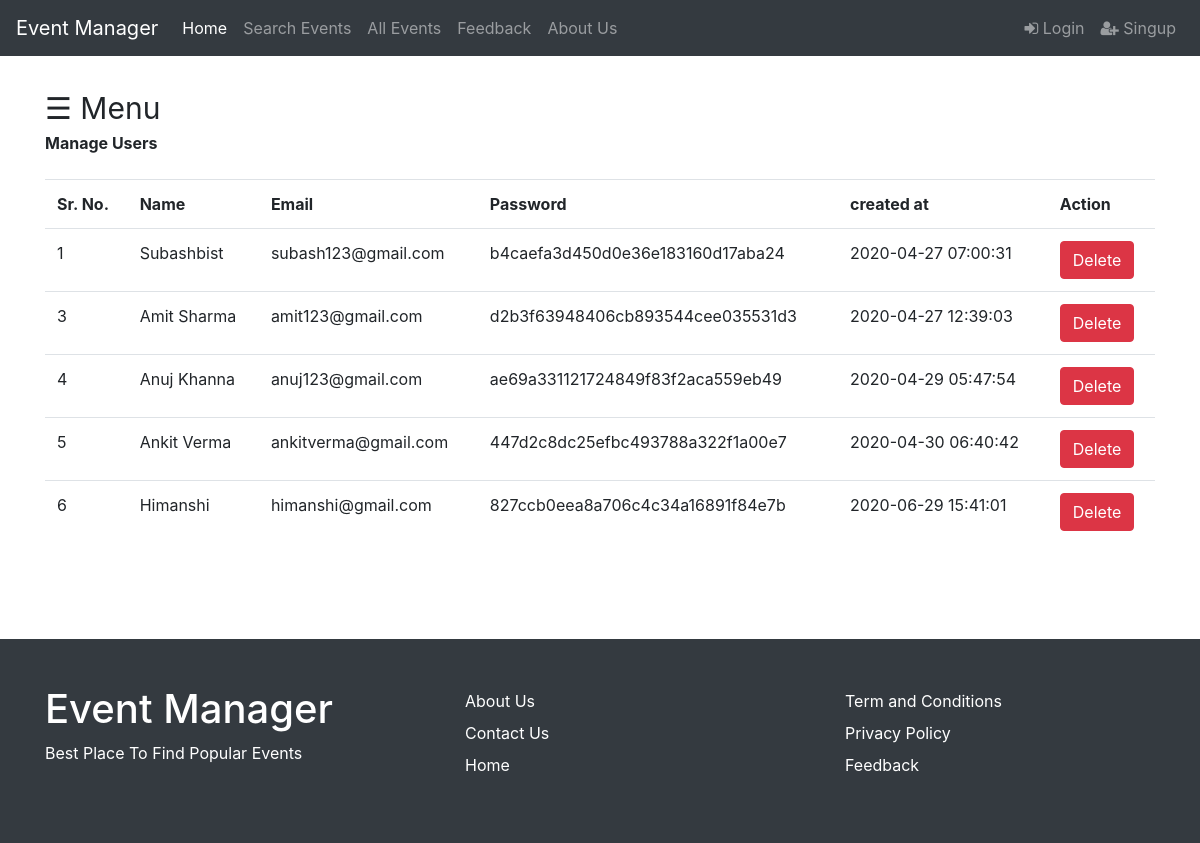
Screenshot of /admin/usermanage.php (signed in) with the database file from the repository.
### tables this page shows
CREATE TABLE `user` (
  `user_id` int(11) NOT NULL,
  `user_name` varchar(255) NOT NULL,
  `user_pass` varchar(255) NOT NULL,
  `user_email` varchar(255) NOT NULL,
  `user_contact` varchar(50) NOT NULL,
  `user_address` text NOT NULL,
  `created_at` timestamp NOT NULL DEFAULT current_timestamp()
);

### config/function.php (called while the page is built, shortened)
<?php
function getUser($userid=null)
{
	$data = array();
	if(! empty($userid))
	{
		$user_sql = "SELECT * FROM user WHERE user_id='$userid'";
	}else
	{
		$user_sql = "SELECT * FROM user";
	}
	$conn = new Dbconnect();
	$db = $conn->dbmsConnect();
	$user_result = $db->query($user_sql);
	if($user_result->num_rows > 0 )
	{
		while($user = $user_result->fetch_assoc())
		{
			$data[] = $user;
 		}
	}
	return $data;
}
?>

### admin/usermanage.php (the view, shortened to what this page needs)
<?php
      include('../layout/header.php');
	  include('../config/function.php');
	  	$user_list = getUser($userid=null)
?>
	<div class="container">
		<div class="row">
			<div class="col-md-12">
				<section class="mt-30">
					<?php include('sidebar.php'); ?>
					<div id="main">
						<span><b>Manage Users</b></span>
						<br>
						<br>
						<table class="table">
							<tr>
								<th>Sr. No.</th>
								<th>Name</th>
								<th>Email</th>
								<th>Password</th>
								<th>created at</th>
								<th>Action</th>
							</tr>
							<?php foreach($user_list as $user) { ?>
							<tr>
								<td><?php echo $user['user_id']; ?></td>
								<td><?php echo $user['user_name']; ?></td>
								<td><?php echo $user['user_email']; ?></td>
								<td><?php echo $user['user_pass']; ?></td>
								<td><?php echo $user['created_at']; ?></td>
								<td>
									<a href="usermanage.php?action=delete_user&userid=<?php echo $user['user_id']; ?>" class="btn btn-danger">Delete</a>
								</td>
							</tr>
							<?php  } ?>
						</table>
					</div>
				</section>
			</div>
		</div>
	</div>
<?php include('../layout/footer.php'); ?>

### assets/css/custom.css (style rules this page uses)
body { margin: 0; padding: 0; }
section { padding-bottom: 80px; }
.mt-30 { margin-top: 30px; }

### rows the page displays
user: user_id "1", user_name "Subashbist", user_email "subash123@gmail.com", user_pass "b4caefa3d450d0e36e183160d17aba24", created_at "2020-04-27 07:00:31"
user: user_id "3", user_name "Amit Sharma", user_email "amit123@gmail.com", user_pass "d2b3f63948406cb893544cee035531d3", created_at "2020-04-27 12:39:03"
user: user_id "4", user_name "Anuj Khanna", user_email "anuj123@gmail.com", user_pass "ae69a331121724849f83f2aca559eb49", created_at "2020-04-29 05:47:54"
user: user_id "5", user_name "Ankit Verma", user_email "ankitverma@gmail.com", user_pass "447d2c8dc25efbc493788a322f1a00e7", created_at "2020-04-30 06:40:42"
user: user_id "6", user_name "Himanshi", user_email "himanshi@gmail.com", user_pass "827ccb0eea8a706c4c34a16891f84e7b", created_at "2020-06-29 15:41:01"
